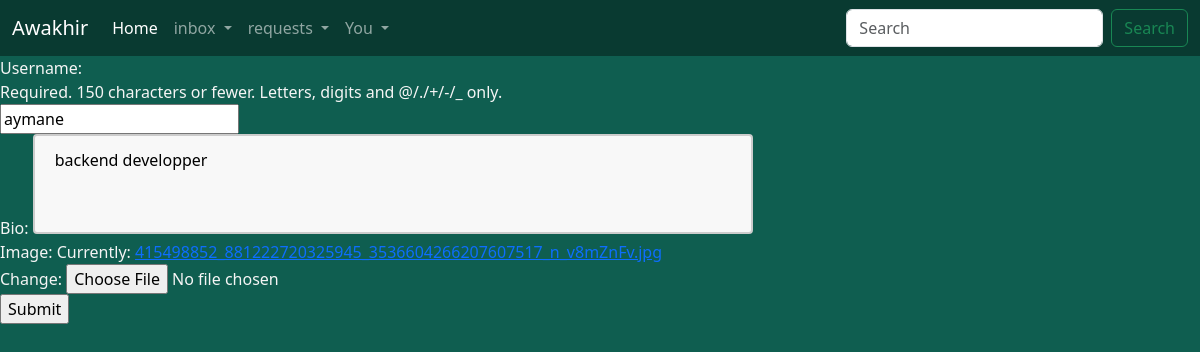
Page /edit_profile/ (signed in) on the earlier database version.
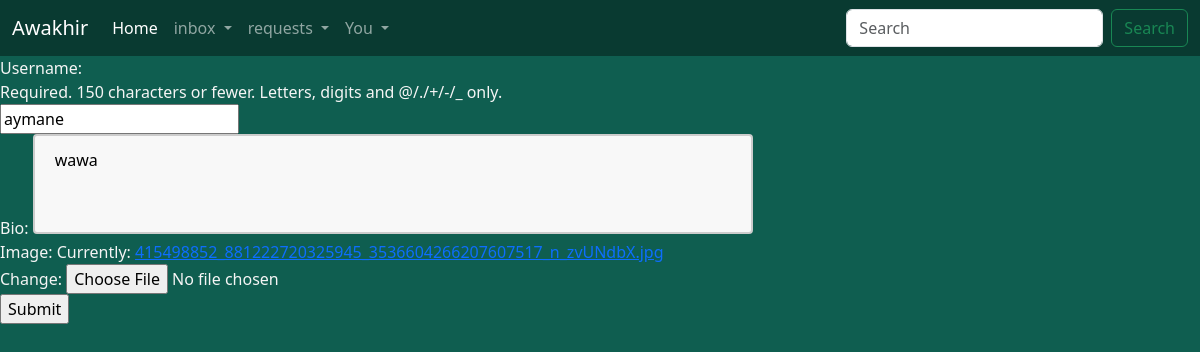
Same page on the later database version.
### main/models.py (models this page shows)
class User(AbstractUser):
    image = models.ImageField(default="default.jpg")
    bio = models.TextField(blank=True,null=True)
    friends = models.ManyToManyField('self')
    saves = models.ManyToManyField('Post',related_name="saved_posts")

### main/views.py (the view, shortened to what this page needs)
# urls.py: path("edit_profile/",views.edit_profile,name="edit_profile"),
@login_required(login_url='/login')
def edit_profile(request):
    form = forms.Profile_form(instance = request.user)
    profile = models.User.objects.get(pk=request.user.id)
    return render(request,"editprofile.html",{"form":form})

### main/forms.py
class Profile_form(ModelForm):
	class Meta :
		model = User
		fields = ["username","bio","image"]

### main/templates/editprofile.html (shortened to what this page needs)
{% extends 'base.html' %}
{% block body %}
<form method="post" enctype="multipart/form-data">
{{form}}
<input type="submit">
</form>
{% endblock %}

Differences in the rows shown:
changed User "aymane": bio "backend developper" → "wawa"
Other differences:
text no longer shown: "Username: Required. 150 characters or fewer. Letters, digits and @/./+/-/_ only. Bio: Image: Currently: 415498852_881222720325945_3536604266207607517_n_v8mZnFv.jpg Change:"
text now shown: "Username: Required. 150 characters or fewer. Letters, digits and @/./+/-/_ only. Bio: Image: Currently: 415498852_881222720325945_3536604266207607517_n_zvUNdbX.jpg Change:"
